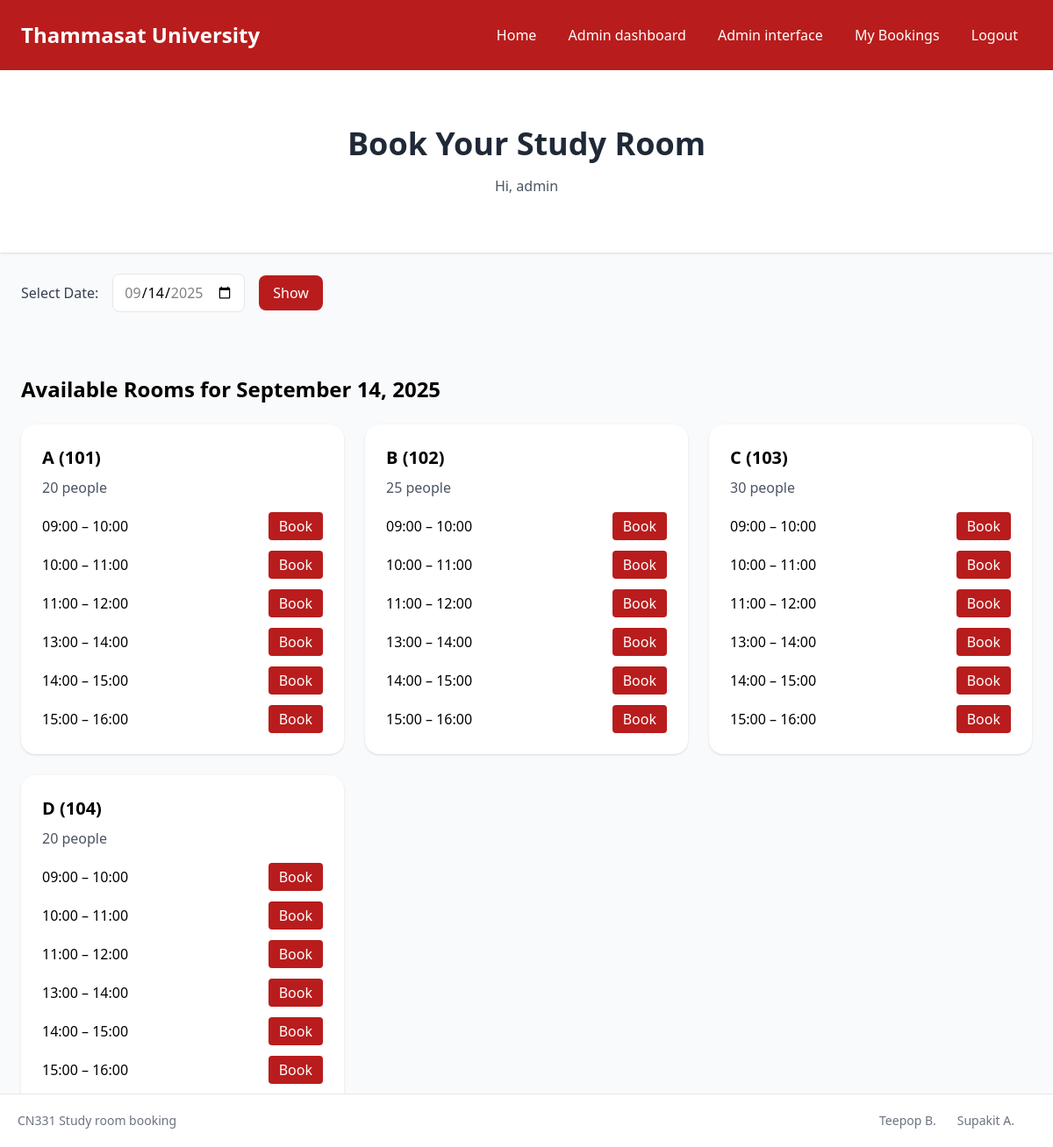
The app's page / (signed in) with its own data.
### booking/models.py (models this page shows, shortened)
class Room(models.Model):
    number = models.CharField(max_length=10, unique=True)
    name = models.CharField(max_length=100)
    capacity = models.PositiveBigIntegerField()
    is_open = models.BooleanField(default=True)

### booking/views.py (the view, shortened to what this page needs)
# urls.py: path("", views.index, name="index"),
def index(request):
    rooms = Room.objects.all().order_by("number")
    now = timezone.localtime()
    today = timezone.localdate()
    max_date = today + timedelta(days=7)
    is_open = Room.is_open
    date_str = request.GET.get("date")
    if date_str:
        try:
            selected_date = datetime.strptime(date_str, "%Y-%m-%d").date()
        except ValueError:
            selected_date = today
    else:
        selected_date = today
    if selected_date < today:
        selected_date = today
    elif selected_date > max_date:
        selected_date = max_date
    session_times = {
        1: ("09:00", "10:00"),
        2: ("10:00", "11:00"),
        3: ("11:00", "12:00"),
        4: ("13:00", "14:00"),
        5: ("14:00", "15:00"),
        6: ("15:00", "16:00"),
    }
    for room in rooms:
        room.sessions = []  # attach sessions to room
        if not room.is_open:
            room.is_closed = True
            continue
        for session_id, (start_str, end_str) in session_times.items():
            start_time = datetime.combine(selected_date, datetime.strptime(start_str, "%H:%M").time())
            end_time = datetime.combine(selected_date, datetime.strptime(end_str, "%H:%M").time())
            is_booked = Booking.objects.filter(
                room=room, start_time=start_time, end_time=end_time
            ).exists()
            room.sessions.append({
                "id": session_id,
                "label": f"{start_str} – {end_str}",
                "is_booked": is_booked,
            })
    return render(request, "index.html", {
        "rooms": rooms,
        "today": today,
        "max_date": max_date,
        "selected_date": selected_date,
    })

### booking/templates/index.html (shortened to what this page needs)
{% extends 'base.html' %}
{% block content %}
  <section class="text-center py-16 bg-white shadow">
    <h2 class="text-4xl font-bold text-gray-800">Book Your Study Room</h2>
    {% if user.is_authenticated %}
      <p class="mt-4 text-gray-600">Hi, {{ request.user.first_name|default:request.user.username }}</p>
    {% else %}
      <p class="mt-4 text-gray-600">Login to reserve a room {{ request.user.first_name|default:request.user.username }}</p>
    {% endif %}
  </section>
  <section class="max-w-6xl mx-auto py-6">
    <form method="get" class="flex items-center space-x-4">
      <label for="date" class="font-medium text-gray-700">Select Date:</label>
      <input type="date" id="date" name="date" value="{{ selected_date|date:'Y-m-d' }}" min="{{ today|date:'Y-m-d' }}" max="{{ max_date|date:'Y-m-d' }}" class="border rounded-lg px-3 py-2 focus:ring-2 focus:ring-red-700" />
      <button type="submit" class="bg-red-700 text-white px-4 py-2 rounded-lg hover:bg-red-800">Show</button>
    </form>
  </section>
  <section id="rooms" class="max-w-6xl mx-auto py-12">
    <h3 class="text-2xl font-semibold mb-6">Available Rooms for {{ selected_date|date:'F j, Y' }}</h3>
    <div class="grid grid-cols-1 md:grid-cols-3 gap-6">
      {% for room in rooms %}
        <div class="bg-white rounded-2xl shadow p-6">
          <h4 class="text-xl font-bold">{{ room.name }} ({{ room.number }})</h4>
          <p class="text-gray-600 mt-2">{{ room.capacity }} people</p>
          {% if room.is_closed %}
            <div class="mt-4 p-3 bg-red-100 text-red-800 rounded-lg border border-red-300">
              This room is currently <strong>not available</strong>.
            </div>
          {% else %}
            <div class="mt-4 space-y-3">
            {% for session in room.sessions %}
              <div class="flex justify-between items-center">
                <span class="font-medium">{{ session.label }}</span>
                {% if session.is_booked %}
                  <button class="bg-gray-400 text-white px-3 py-1 rounded cursor-not-allowed">Booked</button>
                {% else %}
                  {% if user.is_authenticated %}
                    <form method="post">
                      <button type="submit" class="bg-red-700 text-white px-3 py-1 rounded hover:bg-red-800" onclick="return confirm('Are you sure you want to book this room?');">Book</button>
                    </form>
                  {% else %}
                    <a href="{% url 'booking:login' %}" class="bg-red-700 text-white px-3 py-1 rounded hover:bg-red-800">Login</a>
                  {% endif %}
                {% endif %}
              </div>
            {% endfor %}
          </div>
          {% endif %}
        </div>
      {% endfor %}
    </div>
  </section>
{% endblock %}

### records on screen
Room: name "A", number "101", capacity "20", label "09:00 – 10:00" "10:00 – 11:00" "11:00 – 12:00" "13:00 – 14:00" "14:00 – 15:00" "15:00 – 16:00"
Room: name "B", number "102", capacity "25", label "09:00 – 10:00" "10:00 – 11:00" "11:00 – 12:00" "13:00 – 14:00" "14:00 – 15:00" "15:00 – 16:00"
Room: name "C", number "103", capacity "30", label "09:00 – 10:00" "10:00 – 11:00" "11:00 – 12:00" "13:00 – 14:00" "14:00 – 15:00" "15:00 – 16:00"
Room: name "D", number "104", capacity "20", label "09:00 – 10:00" "10:00 – 11:00" "11:00 – 12:00" "13:00 – 14:00" "14:00 – 15:00" "15:00 – 16:00"

### other values on screen
{{ request.user.first_name|default:request.user.username }} "admin"
{{ selected_date|date:'F j, Y' }} "September 14, 2025"
